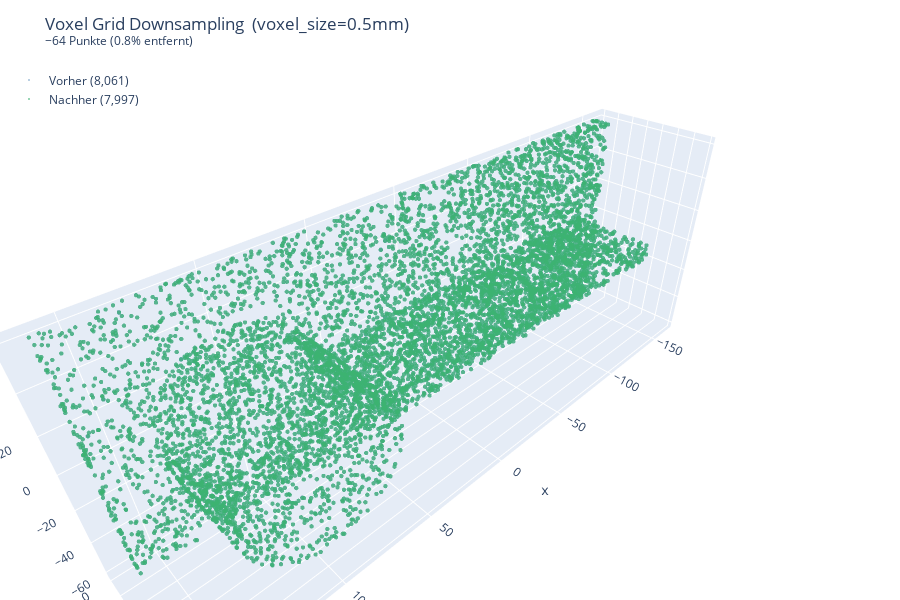

The notebook cell saved with this chart:
### Markdown cell above
### 5.2 – Voxel Grid Downsampling

### Code cell
VOXEL_SIZE = 0.5  # mm

d = VoxelGridDownsampler(voxel_size=VOXEL_SIZE)
pcd_voxel, step_report = d.apply(pcd_stat)

print(f'Vorher:   {step_report.points_before:,} Punkte')
print(f'Nachher:  {step_report.points_after:,} Punkte')
print(f'Entfernt: {step_report.points_removed:,} ({100 - step_report.retention_pct:.1f}% entfernt)')

plot_before_after(pcd_stat, pcd_voxel,
    f'Voxel Grid Downsampling  (voxel_size={VOXEL_SIZE}mm)',
    color_before='steelblue', color_after='mediumseagreen')

### Figure 1 — Plotly figure (JSON) as saved in the notebook; plotly's stock layout.template omitted (floating-point values rounded to 4 significant figures; data arrays with more than 128 entries replaced by an {"elided": "..."} marker saying what was removed)
{"data": [{"marker": {"color": "steelblue", "opacity": 0.5, "size": 1.5}, "mode": "markers", "name": "Vorher (8,061)", "type": "scatter3d", "visible": true, "x": {"elided": "8061 float values"}, "y": {"elided": "8061 float values"}, "z": {"elided": "8061 float values"}}, {"marker": {"color": "mediumseagreen", "opacity": 0.7, "size": 1.5}, "mode": "markers", "name": "Nachher (7,997)", "type": "scatter3d", "visible": true, "x": {"elided": "7997 float values"}, "y": {"elided": "7997 float values"}, "z": {"elided": "7997 float values"}}], "layout": {"height": 600, "legend": {"x": 0.01, "y": 0.99}, "margin": {"b": 0, "l": 0, "r": 0, "t": 60}, "scene": {"aspectmode": "data"}, "title": {"text": "Voxel Grid Downsampling  (voxel_size=0.5mm)<br><sup>−64 Punkte (0.8% entfernt)</sup>"}}}
